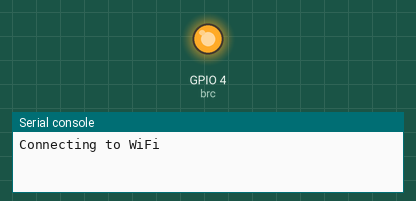
A program run on a simulated ESP32 board running MicroPython. Parts: output pins drawn as LEDs (lit = HIGH), the last lines printed to the serial console. WiFi joins after 1.5 s; one TCP client connects 1 s after the port opens and stays connected.

Above: at 0.1 s.
At 1.8 s:
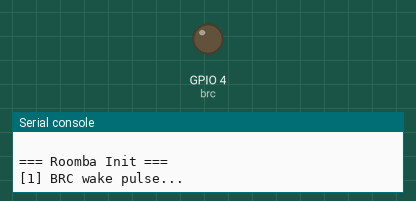
Timing chart, 0 to 3.9 s (numbered marks = the images above):
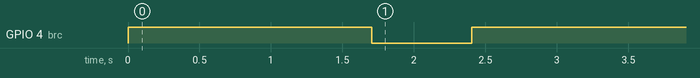

The program:

main.py
```python
import network
import socket
import time
import machine

WIFI_SSID = "The wifi"
WIFI_PASS = "6394701868"
TCP_PORT  = 8080

BRC_PIN = 4
RX_PIN  = 26
TX_PIN  = 25

OI_START        = 128
OI_SAFE         = 131
OI_FULL         = 132
OI_DRIVE_DIRECT = 145
OI_QUERY_LIST   = 149

SONGS = {
    'beep':  [(72, 16), (72, 16)],                          # two short C5 blips
    'alert': [(80, 8), (76, 8), (80, 8)],                   # ascending chirp
    'happy': [(60, 16), (64, 16), (67, 16), (72, 32)],      # C major arpeggio
}

def read_battery():
    _send([149, 2, 25, 26])
    time.sleep_ms(50)
    data = uart.read(4)
    if data is None or len(data) < 4:
        print("Battery: no response from Roomba")
        return
    charge   = (data[0] << 8) | data[1]   # mAh
    capacity = (data[2] << 8) | data[3]   # mAh
    if capacity > 0:
        pct = charge * 100 // capacity
        print(f"Battery: {charge}/{capacity} mAh  ({pct}%)")
    else:
        print(f"Battery charge: {charge} mAh (capacity unknown)")

def _send(data):
    uart.write(bytes(data))

def define_song(slot, notes):
    payload = [140, slot, len(notes)]
    for note, dur in notes:
        payload += [note, dur]
    _send(payload)

def play_song(slot):
    _send([141, slot])

QUERY_PACKETS  = bytes([7, 8, 9, 10, 11, 12, 14, 43, 44])
RESPONSE_BYTES = 11
brc  = machine.Pin(BRC_PIN, machine.Pin.OUT, value=1)
uart = machine.UART(1, baudrate=115200, bits=8, parity=None, stop=1,
                    rx=RX_PIN, tx=TX_PIN, rxbuf=256)

roomba_ready = False   # set True only after Roomba confirms OI is active


def flush_uart():
    if uart.any():
        uart.read(uart.any())

def wake_roomba():
    """BRC low-pulse sequence to wake Roomba from sleep."""
    brc.value(1); time.sleep_ms(200)
    brc.value(0); time.sleep_ms(700)
    brc.value(1); time.sleep_ms(500)

def send_oi(data):
    uart.write(bytes(data) if not isinstance(data, bytes) else data)

def drive(left_mms, right_mms):
    if not roomba_ready:
        return
    left_mms  = max(-500, min(500, left_mms))
    right_mms = max(-500, min(500, right_mms))
    send_oi([
        OI_DRIVE_DIRECT,
        (right_mms >> 8) & 0xFF, right_mms & 0xFF,
        (left_mms  >> 8) & 0xFF, left_mms  & 0xFF,
    ])

def query_sensors():
    flush_uart()
    send_oi(bytes([OI_QUERY_LIST, len(QUERY_PACKETS)]) + QUERY_PACKETS)
    deadline = time.ticks_add(time.ticks_ms(), 50)
    while uart.any() < RESPONSE_BYTES:
        if time.ticks_diff(deadline, time.ticks_ms()) <= 0:
            return None
        time.sleep_us(300)
    d = uart.read(RESPONSE_BYTES)
    if d is None or len(d) < RESPONSE_BYTES:
        return None
    return (
        d[0], d[1],
        d[2], d[3], d[4], d[5],
        d[6],
        (d[7] << 8) | d[8],
        (d[9] << 8) | d[10],
    )


def init_roomba():
    global roomba_ready
    roomba_ready = False

    print("")
    print("=== Roomba Init ===")

    # Step 1 – BRC wake pulse
    print("[1] BRC wake pulse...")
    flush_uart()
    wake_roomba()

    # Step 2 – OI START (enters Passive mode from any state)
    print("[2] Sending OI START...")
    flush_uart()
    send_oi([OI_START])
    time.sleep_ms(300)

    # Step 3 – Request Safe mode
    print("[3] Sending SAFE mode...")
    send_oi([OI_SAFE])
    time.sleep_ms(300)

    # Step 4 – Verify by querying the bumper byte (packet 7)
    print("[4] Verifying Roomba responds to sensor query...")
    for attempt in range(1, 4):
        flush_uart()
        send_oi([OI_QUERY_LIST, 1, 7])   # single packet: bumps & drops
        time.sleep_ms(60)
        n = uart.any()
        if n >= 1:
            resp = uart.read(n)
            print("    Got {} byte(s) back: {}  <-- Roomba is alive!".format(n, resp))
            roomba_ready = True
            break
        print("    Attempt {}/3: no response yet".format(attempt))
        time.sleep_ms(300)

    if roomba_ready:
        print("[OK] Roomba OI active. Safe mode on.")
        define_song(0, SONGS['happy'])
        play_song(0)
        read_battery()
    else:
        print("")
        print("!!! Roomba did NOT respond !!!")
        print("    Possible causes:")
        print("    1. Roomba is OFF - press the CLEAN button to turn it on,")
        print("       then press Ctrl-D in Thonny to reboot the ESP32.")
        print("    2. Wiring: GPIO25->pin4(RoombaRX), GPIO26->pin3(RoombaRX)")
        print("       confirm with a multimeter on the Mini-DIN connector.")
        print("    3. Baud rate mismatch - Roomba 600 boots at 115200 baud.")
        print("    The server will still start but drive commands are blocked.")
    print("===================")
    print("")
    return roomba_ready

def handle_command(raw):
    global roomba_ready
    line = raw.strip()
    if line.startswith("DRIVE "):
        parts = line.split()
        if len(parts) == 3:
            try:
                drive(int(parts[1]), int(parts[2]))
            except ValueError:
                pass
    elif line == "STOP":
        drive(0, 0)
    elif line == "SAFE":
        send_oi([OI_SAFE])
    elif line == "FULL":
        send_oi([OI_FULL])
    elif line == "REINIT":
        # Laptop can request a re-init if it notices no sensor data
        init_roomba()

def connect_wifi():
    wlan = network.WLAN(network.STA_IF)
    wlan.active(True)
    if wlan.isconnected():
        print("WiFi already up:", wlan.ifconfig()[0])
        return
    wlan.connect(WIFI_SSID, WIFI_PASS)
    print("Connecting to WiFi", end="")
    for _ in range(30):
        if wlan.isconnected():
            break
        time.sleep(0.5)
        print(".", end="")
    if not wlan.isconnected():
        raise OSError("WiFi failed - check SSID/password")
    print("\nConnected! IP:", wlan.ifconfig()[0])
    print(">>> Put this IP in roomba_mapper/config.py as ESP32_IP <<<")

def run_server():
    srv = socket.socket(socket.AF_INET, socket.SOCK_STREAM)
    srv.setsockopt(socket.SOL_SOCKET, socket.SO_REUSEADDR, 1)
    srv.bind(("", TCP_PORT))
    srv.listen(1)
    srv.setblocking(False)
    print("TCP server ready on port", TCP_PORT)

    conn   = None
    rx_buf = b""

    SENSOR_PERIOD_MS = 50
    SAFE_PERIOD_MS   = 5000
    TIMEOUT_WARN     = 40

    t_sensor      = time.ticks_ms()
    t_safe        = time.ticks_ms()
    timeout_count = 0

    while True:

        # Accept new connection
        if conn is None:
            try:
                conn, addr = srv.accept()
                conn.setblocking(False)
                rx_buf = b""
                timeout_count = 0
                print("Laptop connected from", addr[0])
                if not roomba_ready:
                    print("WARNING: Roomba not ready - sending REINIT hint to laptop")
            except OSError:
                pass

        # Read commands
        if conn is not None:
            try:
                chunk = conn.recv(256)
                if chunk:
                    rx_buf += chunk
                    while b"\n" in rx_buf:
                        line, rx_buf = rx_buf.split(b"\n", 1)
                        handle_command(line.decode("ascii", "ignore"))
                else:
                    raise OSError("closed")
            except OSError as exc:
                if exc.args[0] not in (11,):   # 11 = EAGAIN
                    print("Client disconnected:", exc)
                    conn.close()
                    conn = None
                    drive(0, 0)

        now = time.ticks_ms()

        # Re-assert Safe mode periodically (cliff drops Roomba to Passive)
        if time.ticks_diff(now, t_safe) >= SAFE_PERIOD_MS:
            t_safe = now
            if roomba_ready:
                send_oi([OI_SAFE])

        # Stream sensors at 20 Hz
        if time.ticks_diff(now, t_sensor) >= SENSOR_PERIOD_MS:
            t_sensor = now
            s = query_sensors()
            if s is not None:
                timeout_count = 0
                if conn is not None:
                    msg = "S {} {} {} {} {} {} {} {} {}\n".format(*s)
                    try:
                        conn.send(msg.encode())
                    except OSError:
                        conn.close()
                        conn = None
                        drive(0, 0)
            else:
                timeout_count += 1
                if timeout_count == TIMEOUT_WARN:
                    print("WARNING: {} sensor timeouts in a row - Roomba not talking.".format(TIMEOUT_WARN))
                    print("  Press CLEAN on the Roomba, then type in Thonny shell:")
                    print("  import main; main.init_roomba()")
                elif timeout_count % 100 == 0:
                    print("Still no sensor data ({} timeouts)...".format(timeout_count))

connect_wifi()
init_roomba()
run_server()
```
